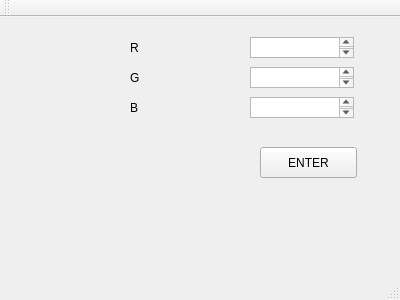
<?xml version="1.0" encoding="UTF-8"?>
<ui version="4.0">
 <class>MainWindow</class>
 <widget class="QMainWindow" name="MainWindow">
  <property name="geometry">
   <rect>
    <x>0</x>
    <y>0</y>
    <width>400</width>
    <height>300</height>
   </rect>
  </property>
  <property name="windowTitle">
   <string>MainWindow</string>
  </property>
  <widget class="QWidget" name="centralWidget">
   <widget class="QTextEdit" name="textEdit">
    <property name="geometry">
     <rect>
      <x>250</x>
      <y>20</y>
      <width>104</width>
      <height>21</height>
     </rect>
    </property>
   </widget>
   <widget class="QTextEdit" name="textEdit_2">
    <property name="geometry">
     <rect>
      <x>250</x>
      <y>50</y>
      <width>104</width>
      <height>21</height>
     </rect>
    </property>
   </widget>
   <widget class="QTextEdit" name="textEdit_3">
    <property name="geometry">
     <rect>
      <x>250</x>
      <y>80</y>
      <width>104</width>
      <height>21</height>
     </rect>
    </property>
   </widget>
   <widget class="QLabel" name="label">
    <property name="geometry">
     <rect>
      <x>130</x>
      <y>20</y>
      <width>65</width>
      <height>21</height>
     </rect>
    </property>
    <property name="text">
     <string>R</string>
    </property>
   </widget>
   <widget class="QLabel" name="label_2">
    <property name="geometry">
     <rect>
      <x>130</x>
      <y>50</y>
      <width>65</width>
      <height>21</height>
     </rect>
    </property>
    <property name="text">
     <string>G</string>
    </property>
   </widget>
   <widget class="QLabel" name="label_3">
    <property name="geometry">
     <rect>
      <x>130</x>
      <y>80</y>
      <width>65</width>
      <height>21</height>
     </rect>
    </property>
    <property name="text">
     <string>B</string>
    </property>
   </widget>
   <widget class="QPushButton" name="pushButton">
    <property name="geometry">
     <rect>
      <x>260</x>
      <y>130</y>
      <width>97</width>
      <height>31</height>
     </rect>
    </property>
    <property name="text">
     <string>ENTER</string>
    </property>
   </widget>
  </widget>
  <widget class="QMenuBar" name="menuBar">
   <property name="geometry">
    <rect>
     <x>0</x>
     <y>0</y>
     <width>400</width>
     <height>27</height>
    </rect>
   </property>
  </widget>
  <widget class="QToolBar" name="mainToolBar">
   <attribute name="toolBarArea">
    <enum>TopToolBarArea</enum>
   </attribute>
   <attribute name="toolBarBreak">
    <bool>false</bool>
   </attribute>
  </widget>
  <widget class="QStatusBar" name="statusBar"/>
 </widget>
 <layoutdefault spacing="6" margin="11"/>
 <resources/>
 <connections/>
</ui>
